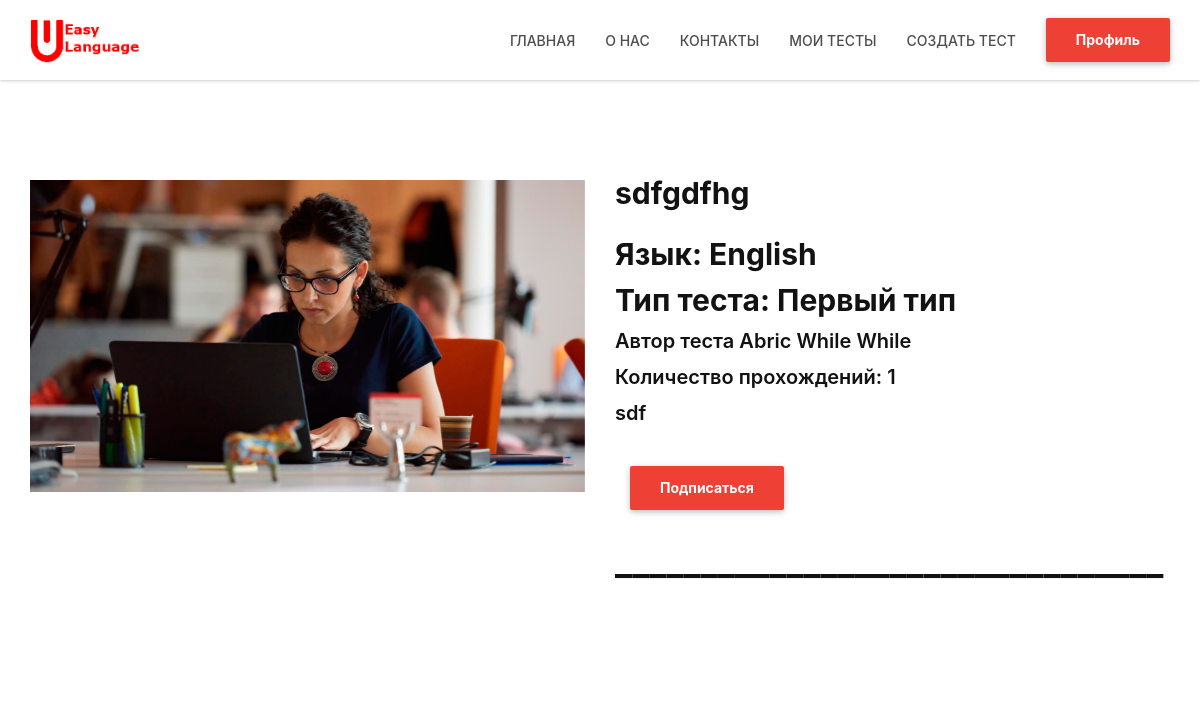
/test_site/5 (signed in), run on an earlier commit of the app's database.
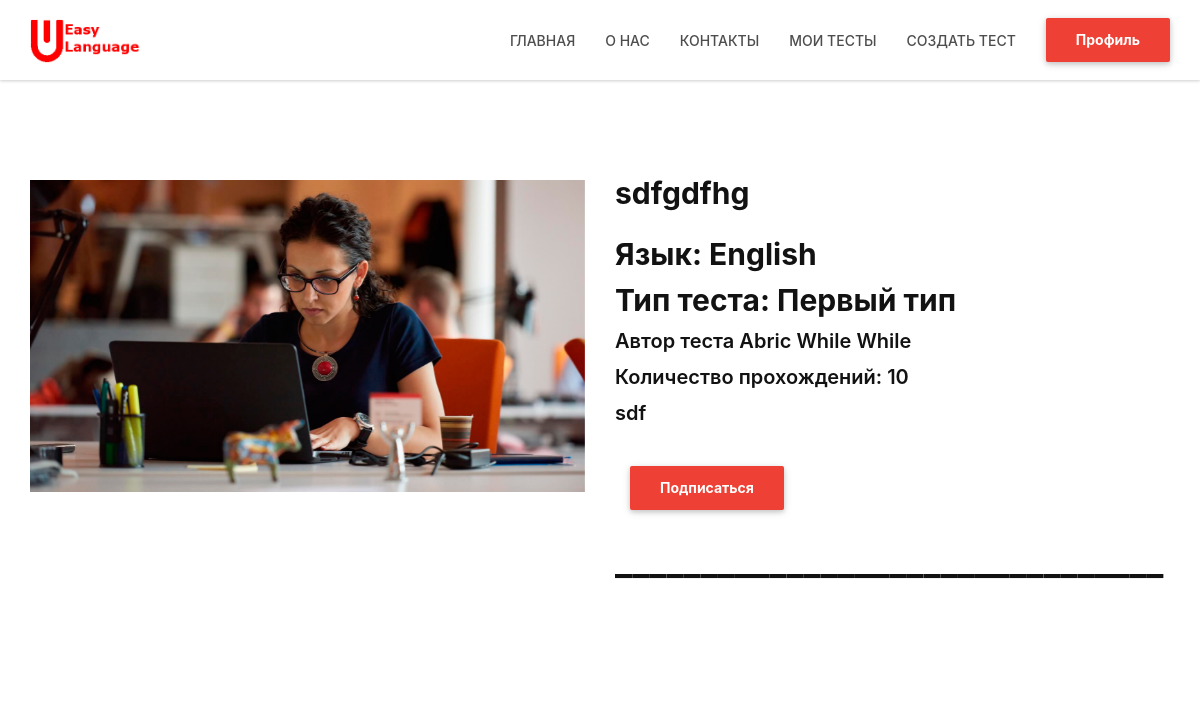
And on a later commit of the database.
### data/tests.py (models this page shows)
class Test(SqlAlchemyBase, SerializerMixin):
    __tablename__ = 'tests'
    id = sqlalchemy.Column(sqlalchemy.Integer,
                           primary_key=True, autoincrement=True)
    title = sqlalchemy.Column(sqlalchemy.String, nullable=True)
    title_picture = sqlalchemy.Column(sqlalchemy.String, nullable=True)
    type = sqlalchemy.Column(sqlalchemy.String, nullable=True)
    made_date = sqlalchemy.Column(sqlalchemy.DateTime,
                                  default=datetime.datetime.now)
    creator = sqlalchemy.Column(sqlalchemy.Integer,
                                sqlalchemy.ForeignKey("users.id"))
    language_id = sqlalchemy.Column(sqlalchemy.Integer,
                                    sqlalchemy.ForeignKey("categories.id"))
    open = sqlalchemy.Column(sqlalchemy.Boolean, nullable=True,
                             default=False)
    description = sqlalchemy.Column(sqlalchemy.String, nullable=True)
    data = sqlalchemy.Column(sqlalchemy.String, nullable=True, default='{}')
    popularity = sqlalchemy.Column(sqlalchemy.Integer, default=0)
    language = orm.relation('Category')
    user = orm.relation('User')

### main.py (the view, shortened to what this page needs)
@application.route('/test_site', methods=['GET', 'POST'])
@application.route('/test_site/<int:test_id>', methods=['GET', 'POST'])
def test_site(test_id=1):
    if not current_user.is_authenticated:
        return redirect('/login')
    db_sess = db_session.create_session()
    test = db_sess.query(Test).filter(Test.id == test_id).first()
    if not (test.open or str(test.creator) == str(current_user.get_id())):
        abort(404)
    author = db_sess.query(User).filter(User.id == test.creator).first()
    language = db_sess.query(Category).filter(Category.id == test.language_id).first()
    test.test_language = language.name
    test.author = author
    db_sess = db_session.create_session()
    user = db_sess.query(User).filter(User.id == current_user.get_id()).first()
    subscribe = str(test.id) in json.loads(user.user_tests)
    return render_template('test_site.html', test=test, subscribe=subscribe, current_user=current_user)

### data/db_session.py (called while the page is built)
def create_session() -> Session:
    global __factory
    return __factory()

### main.py (called while the page is built)
@login_manager.user_loader
def load_user(user_id):
    db_sess = db_session.create_session()
    return db_sess.query(User).get(user_id)

### templates/test_site.html (shortened to what this page needs)
{% extends "main_form_design.html" %}
{% block content %}
    <div id="cta-section-3" class="cta-section">
        <div class="white-section">
            <div class="section-container">
                <div class="container">
                    <div class="row">
                        <div class="col-md-6">
                            <div class="image-block">
                                <div class="image-block-container">
                                    <img src="{{ url_for('static', filename=test.title_picture) }}" alt="Image Block">
                                </div>
                            </div>
                        </div>
                        <div class="col-md-6">
                            <div class="row">
                                <div class="col-md-12 title-block">
                                    <div class="title-block-container">
                                        <h2>{{test.title}}</h2>
                                    </div>
                                </div>
                                <div class="col-md-12 content-b lock">
                                    <div class="content-block-container">
                                        <h2>Язык: {{test.test_language}}</h2>
                                        {% if test.type == 'first_tests'%}
                                            <h2>Тип теста: Первый тип</h2>
                                        {% elif test.type == 'second_tests'%}
                                            <h2>Тип теста: Второй тип</h2>
                                        {% else %}
                                            <h2>Тип теста: Список слов</h2>
                                        {% endif %}
                                         <h4>Автор теста <a href="/open_user_tests/{{ test.author.id }}" title="Автор" class="wave-effect">{{ test.author.name }} {{ test.author.surname }}</a></h4>
                                        <h4>Количество прохождений: {{test.popularity}}</h4>
                                        <h4>{{test.description}}</h4>
                                        {% if test.author.id|string != current_user.get_id() %}
                                            {% if not subscribe %}
                                                <form method="post" action="">
                                                    <div class="col-md-4">
                                                        <div class="form-group">
                                                            <button type="submit" class="btn btn-lpbuilder wave-effect" value="Подписаться" name="subscribe_button">Подписаться</button>
                                                        </div>
                                                    </div>
                                                </form>
                                            {% endif %}
                                        {% else %}
                                            <a href="/my_tests" title="Мои тесты" class="btn btn-lpbuilder wave-effect">Мои тесты</a>
                                            <a href="/delete_test/{{test.id}}" title="Удалить тест" class="btn btn-lpbuilder wave-effect">Удалить тест</a>
                                        {% endif %}
                                        <h1>________________________________</h1>
                                    </div>
                                </div>
                            </div>
                        </div>
                    </div>
                </div>
            </div>
        </div>
    </div>
{% endblock %}

What changed in the data, as far as the page shows it:
changed Test "sdfgdfhg": popularity "1" → "10"
